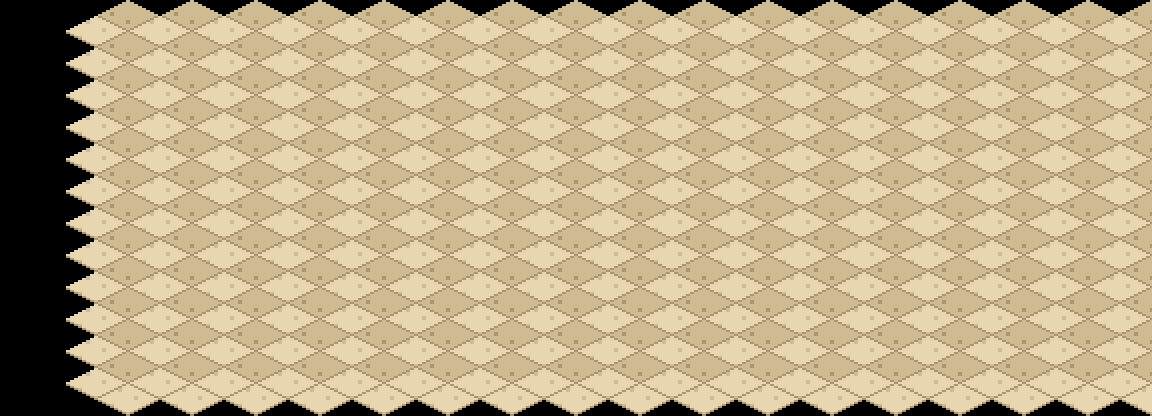

Tiled map render using the project's own tile images. Description and the whole map definition, tile-layer contents included, below:
An orthogonal 18x13 tile map with 64x32 px tiles, 1 tile layer (suelo).

<map version="1.10" orientation="orthogonal" renderorder="right-down" width="18" height="13" tilewidth="64" tileheight="32" infinite="0" nextlayerid="2" nextobjectid="1">
 <tileset firstgid="1" name="terreno_mundo" tilewidth="128" tileheight="64" tilecount="203" columns="8">
  <image source="../textures/../textures/terreno_mundo.png" width="1024" height="1664" />
 </tileset>
 <layer id="1" name="suelo" width="18" height="13">
  <data encoding="csv">
0,0,0,0,0,0,0,0,0,0,0,0,0,0,0,0,0,0,
0,162,162,162,162,162,162,162,162,162,162,162,162,162,162,162,162,162,
0,162,162,162,162,162,162,162,162,162,162,162,162,162,162,162,162,162,
0,162,162,162,162,162,162,162,162,162,162,162,162,162,162,162,162,162,
0,162,162,162,162,162,162,162,162,162,162,162,162,162,162,162,162,162,
0,162,162,162,162,162,162,162,162,162,162,162,162,162,162,162,162,162,
0,162,162,162,162,162,162,162,162,162,162,162,162,162,162,162,162,162,
0,162,162,162,162,162,162,162,162,162,162,162,162,162,162,162,162,162,
0,162,162,162,162,162,162,162,162,162,162,162,162,162,162,162,162,162,
0,162,162,162,162,162,162,162,162,162,162,162,162,162,162,162,162,162,
0,162,162,162,162,162,162,162,162,162,162,162,162,162,162,162,162,162,
0,162,162,162,162,162,162,162,162,162,162,162,162,162,162,162,162,162,
0,162,162,162,162,162,162,162,162,162,162,162,162,162,162,162,162,162
</data>
 </layer>
</map>
